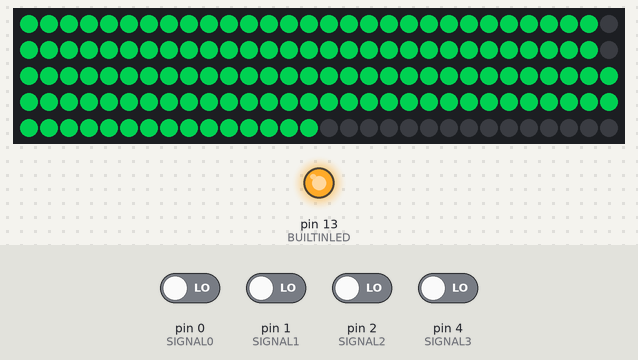
This sketch was run on a simulated Arduino Uno, built with avr-gcc and run on an emulated ATmega328P. Shown: 150 RGB LEDs in strip order, left to right, continuing on the next row, output pins drawn as LEDs (lit = HIGH). The inputs (shaded band) are chosen by the test bench; at power-on: pin 0 (SIGNAL0), pin 1 (SIGNAL1), pin 2 (SIGNAL2), pin 4 (SIGNAL3) LOW. Dim RGB values are drawn brighter than linear; the strip is taken to match the declared colour order.

Above: at 1.2 s.
1.3 s: pin 2 (SIGNAL2) driven HIGH
At 1.63 s:
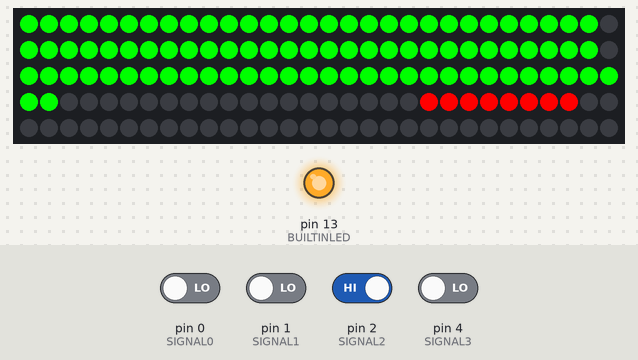
3.6 s: pin 0 (SIGNAL0) driven HIGH
At 3.98 s:
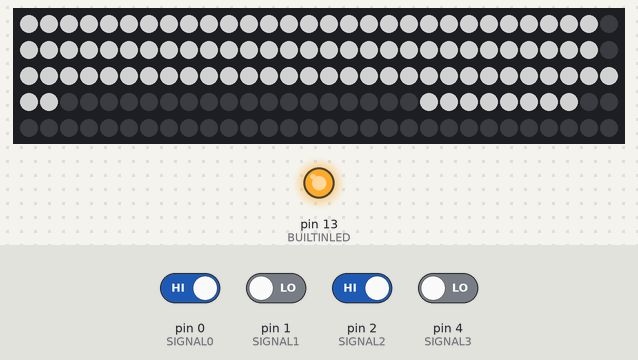
6.0 s: pin 1 (SIGNAL1) driven HIGH
At 6.36 s:
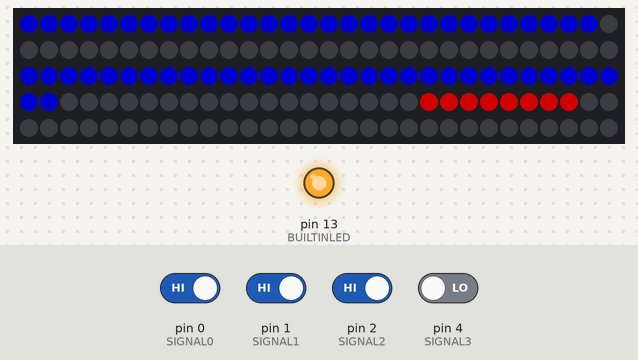
8.4 s: pin 4 (SIGNAL3) driven HIGH
At 8.97 s:
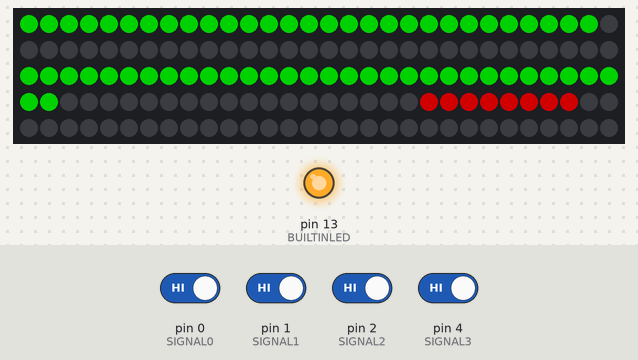
10.1 s: pin 2 (SIGNAL2) driven LOW
At 10.49 s:
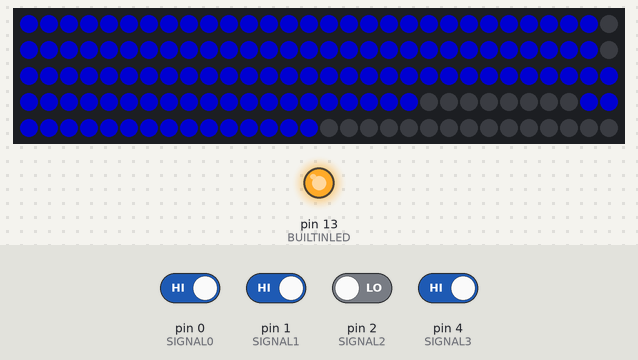
13.1 s: pin 0 (SIGNAL0) driven LOW
Timing chart, 0 to 15.7 s (numbered marks = the images above; inputs shaded):
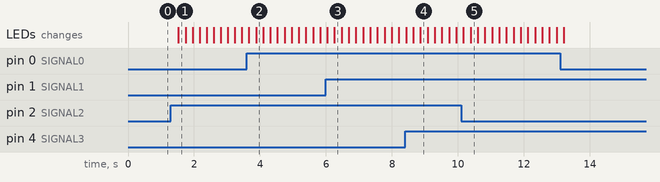

Measured:
- after the input at 1.3 s, the LEDs: change after 0.23 s (image 1)
- after the input at 3.6 s, the LEDs: first differ from a run without the input after 0.28 s (image 2)
- after the input at 6.0 s, the LEDs: first differ from a run without the input after 0.26 s (image 3)
- after the input at 8.4 s, the LEDs: first differ from a run without the input after 0.25 s (image 4 shows a later state)
- after the input at 10.1 s, the LEDs: first differ from a run without the input after 0.28 s (image 5)

The sketch:

SteamworksPrg1.ino
```cpp
/*
 * Steamworks FIRST Robotics Competition (2017)
 * Team 1939 Barstow Kuhnigits Lighting Program
 * Bring Out Your Dead
 *
 * Hardware configuration leverages a Teensy-LC Arduino clone
 * microcontroller.  Commands are sent to the Teensy-LC via
 * three digital signal pins from the a National Instruments
 * RoboRIO controller.  This provides sixteen different program
 * settings.
 */

/*
 * LED Schedule
 *
 * 000-029  - electronics panel
 * 030-059  - climber
 * 060-092  - front panel top
 * 093-109 - climber right
 * 110-119 - camera top
 * 120-135 - climber left
 * 136-139 - camera left
 * 140-146 - camera bottom
 * 147-150 - camera right
 */

// Include Adafruit's NeoPixel library

#include <Adafruit_NeoPixel.h>

// Debug mode (uncomment next line for debug mode)

//#define DEBUG 1

// Test mode (16 color program with no effects)

//#define TEST 1

// Implementation specific settings

#define SIGNAL0      0  // Pin used for first (least significant) command bit
#define SIGNAL1      1  // Pin used for second command bit
#define SIGNAL2      2  // Pin used for third command bit
#define SIGNAL3      4  // Pin used for last (most significant) command bit
#define BUILTINLED  13  // Pin assigned to the built-in LED on the Teensy
#define PIN         17  // Pin to use to talk to the NeoPixel Strip
#define BRIGHTNESS 120  // Default brightness level
#define FULLBRIGHT 255  // Full on
#define NUMPIXELS  150  // Number of pixels in strip
#define FLASHDELAY 200  // Time width of flash (on and off time equal)

// Define standard color patterns (ww gg rr bb)

#define COLOR_BLACK  0x00000000
#define COLOR_RED    0x0000FF00
#define COLOR_ORANGE 0x0046FF00
#define COLOR_YELLOW 0x2394D800
#define COLOR_GREEN  0x00FF0000
#define COLOR_BLUE   0x000000FF
#define COLOR_INDIGO 0x00004141
#define COLOR_VIOLET 0x0000FF64
#define COLOR_PINK   0x0E008C00
#define COLOR_WHITE  0xFF000000

// Constants for fade function

#define FADE_IN  0
#define FADE_OUT 1

// Initialize the NeoPixel library

// Parameter 1 = number of pixels in strip
// Parameter 2 = Arduino pin number (most are valid)
// Parameter 3 = pixel type flags, add together as needed:
//   NEO_KHZ800  800 KHz bitstream (most NeoPixel products w/WS2812 LEDs)
//   NEO_KHZ400  400 KHz (classic 'v1' (not v2) FLORA pixels, WS2811 drivers)
//   NEO_GRB     Pixels are wired for GRB bitstream (most NeoPixel products)
//   NEO_RGB     Pixels are wired for RGB bitstream (v1 FLORA pixels, not v2)
//   NEO_RGBW    Pixels are wired for RGBW bitstream (NeoPixel RGBW products)
Adafruit_NeoPixel pixels = Adafruit_NeoPixel(NUMPIXELS, PIN, NEO_RGBW + NEO_KHZ800);

// Variables

int      command = 0;    // Current command (light program)
int      lastcmd = 0;    // Last command (used to recover from effects that impact all lights
bool     sPin1;          // Boolean values for pin settings
bool     sPin2;
bool     sPin3;
bool     sPin4;
bool     flash = false;  // Flash state (true = on)
int      pixelstate = 0; // Indicates which pixel is activiate in rotation. Changes each round through the event loop.

// Rainbow color definitions

uint32_t colors[] = {
  COLOR_RED,
  COLOR_ORANGE,
  COLOR_YELLOW,
  COLOR_GREEN,
  COLOR_BLUE,
  COLOR_INDIGO,
  COLOR_VIOLET
};

/*
 * Arduino set-up function (called once upon power-up and reset)
 */

void setup() {
  pinMode(BUILTINLED, OUTPUT);
  pinMode(SIGNAL0,    INPUT);
  pinMode(SIGNAL1,    INPUT);
  pinMode(SIGNAL2,    INPUT);
  pinMode(SIGNAL3,    INPUT);
  pixels.setBrightness(BRIGHTNESS);
  pixels.begin();
  pixels.show(); // Initializes all pixels to 'off'
  flash = false;
  pixelstate = 0;
  ledOn();
}

/*
 * getCmd() Helper Function
 *
 * Converts pin settings into commmand
 */

// TODO: Replace getCmd() with a direct read of the digital input ports

int getCmd(bool pin1, bool pin2, bool pin3, bool pin4) {
  if        (!pin1 && !pin2 && !pin3 && !pin4) {
    return 0;
  } else if (!pin1 && !pin2 && !pin3 &&  pin4) {
    return 1;
  } else if (!pin1 && !pin2 &&  pin3 && !pin4) {
    return 2;
  } else if (!pin1 && !pin2 &&  pin3 &&  pin4) {
    return 3;
  } else if (!pin1 &&  pin2 && !pin3 && !pin4) {
    return 4;
  } else if (!pin1 &&  pin2 && !pin3 &&  pin4) {
    return 5;
  } else if (!pin1 &&  pin2 &&  pin3 && !pin4) {
    return 6;
  } else if (!pin1 &&  pin2 &&  pin3 &&  pin4) {
    return 7;
  } else if ( pin1 && !pin2 && !pin3 && !pin4) {
    return 8;
  } else if ( pin1 && !pin2 && !pin3 &&  pin4) {
    return 9;
  } else if ( pin1 && !pin2 &&  pin3 && !pin4) {
    return 10;
  } else if ( pin1 && !pin2 &&  pin3 &&  pin4) {
    return 11;
  } else if ( pin1 &&  pin2 && !pin3 && !pin4) {
    return 12;
  } else if ( pin1 &&  pin2 && !pin3 &&  pin4) {
    return 13;
  } else if ( pin1 &&  pin2 &&  pin3 && !pin4) {
    return 14;
  } else {
    return 15;
  }
  return 1000; // should never hit this
}

/*
 * Arduino event loop
 */

void loop() {

  // Read signal pins on the digital port

  sPin1 = digitalRead(SIGNAL0) == HIGH;
  sPin2 = digitalRead(SIGNAL1) == HIGH;
  sPin3 = digitalRead(SIGNAL2) == HIGH;
  sPin4 = digitalRead(SIGNAL3) == HIGH;

  // Save last command state and get new one

  lastcmd = command;
  command = getCmd(sPin1, sPin2, sPin3, sPin4);

  // Print state to console for diagnostics

#ifdef DEBUG
  Serial.print("Pins: ");
  Serial.print(sPin1 ? "1" : "0");
  Serial.print(sPin2 ? "1" : "0");
  Serial.print(sPin3 ? "1" : "0");
  Serial.print(sPin4 ? "1" : "0");
  Serial.print(", Flash State: ");
  Serial.print((flash) ? "On " : "Off");
  Serial.print(", Pixel State: ");
  Serial.print(pixelstate);
  Serial.print(", Command: ");
  Serial.print(command);
  Serial.print(", Last Command: ");
  Serial.print(lastcmd);
  Serial.println();
  delay(500);
#endif

  // Test mode

#ifdef TEST

  switch (command) {
    case 15:
      allOn((flash) ? COLOR_RED    : COLOR_BLACK);
      flash = !flash;
      delay(FLASHDELAY);
      break;
    case 14:
      allOn((flash) ? COLOR_ORANGE : COLOR_BLACK);
      flash = !flash;
      delay(FLASHDELAY);
      break;
    case 13:
      allOn((flash) ? COLOR_YELLOW : COLOR_BLACK);
      flash = !flash;
      delay(FLASHDELAY);
      break;
    case 12:
      allOn((flash) ? COLOR_GREEN  : COLOR_BLACK);
      flash = !flash;
      delay(FLASHDELAY);
      break;
    case 11:
      allOn((flash) ? COLOR_BLUE   : COLOR_BLACK);
      flash = !flash;
      delay(FLASHDELAY);
      break;
    case 10:
      allOn((flash) ? COLOR_INDIGO : COLOR_BLACK);
      flash = !flash;
      delay(FLASHDELAY);
      break;
    case 9:
      allOn((flash) ? COLOR_VIOLET : COLOR_BLACK);
      flash = !flash;
      delay(FLASHDELAY);
      break;
    case 8:
      allOn((flash) ? COLOR_WHITE  : COLOR_BLACK);
      flash = !flash;
      delay(FLASHDELAY);
      break;
    case 7:
      allOn(COLOR_RED);
      break;
    case 6:
      allOn(COLOR_ORANGE);
      break;
    case 5:
      allOn(COLOR_YELLOW);
      break;
    case 4:
      allOn(COLOR_GREEN);
      break;
    case 3:
      allOn(COLOR_BLUE);
      break;
    case 2:
      allOn(COLOR_INDIGO);
      break;
    case 1:
      allOn(COLOR_VIOLET);
      break;
    case 0:
      allOn(COLOR_WHITE);
      break;
  }
  setCamera(COLOR_GREEN);
  setGear(COLOR_BLACK);
  pixels.show();

#else

  // Real mode

  // If last command state was a full effect, i.e. used all the LEDs, then
  // recover from that state.  This is another hack and a way to handle the
  // shield without implementing an LED map.
  // TODO: Implement this in a better way

  resetStrip();

  // Display the selected program

  setGear(COLOR_BLACK);
  switch (command) {
    case 0: // Not enabled
      pixels.setBrightness(BRIGHTNESS);
      allOn(COLOR_VIOLET);
      setCamera(COLOR_BLACK);
      setGear(COLOR_VIOLET);
      setCameraTop(COLOR_VIOLET);
      break;
    case 1: // Not used
      pixels.setBrightness(BRIGHTNESS);
      rainbow();
      break;
    case 2: // Auton (Red Alliance)
      pixels.setBrightness(FULLBRIGHT);
      allOn((flash) ? COLOR_YELLOW : COLOR_RED);
      setCamera(COLOR_GREEN);
      setGear(COLOR_BLACK);
      flash = !flash;
      delay(FLASHDELAY);
      break;
    case 3: // Auton (Blue Alliance)
      pixels.setBrightness(FULLBRIGHT);
      allOn((flash) ? COLOR_YELLOW : COLOR_BLUE);
      setCamera(COLOR_GREEN);
      setGear(COLOR_BLACK);
      flash = !flash;
      delay(FLASHDELAY);
      break;
    case 4: // Driving (Red Alliance)
      pixels.setBrightness(BRIGHTNESS);
      allOn(COLOR_RED);
      setCamera(COLOR_BLACK);
      setCameraTop(COLOR_RED);
      setGear(COLOR_RED);
      break;
    case 5: // Driving (Blue Alliance)
      pixels.setBrightness(BRIGHTNESS);
      allOn(COLOR_BLUE);
      setCamera(COLOR_BLACK);
      setCameraTop(COLOR_BLUE);
      setGear(COLOR_BLUE);
      break;
    case 6: // Gear in posession (Red Alliance)
      pixels.setBrightness(FULLBRIGHT);
      allOn(COLOR_RED);
      setCamera(COLOR_GREEN);
      setClimber((flash) ? COLOR_RED : COLOR_BLACK);
      flash = !flash;
      delay(FLASHDELAY);
      break;
    case 7: // Gear in possession (Blue Alliance)
      pixels.setBrightness(FULLBRIGHT);
      allOn(COLOR_BLUE);
      setCamera(COLOR_GREEN);
      setClimber((flash) ? COLOR_BLUE : COLOR_BLACK);
      flash = !flash;
      delay(FLASHDELAY);
      break;
    case 8: // Gear aligned (limit switch activated) (Red Alliance)
      pixels.setBrightness(FULLBRIGHT);
      allOn(COLOR_RED);
      setCamera(COLOR_GREEN);
      setClimber((flash) ? COLOR_GREEN : COLOR_BLACK);
      flash = !flash;
      delay(FLASHDELAY);
      break;
    case 9: // Gear aligned (limit switch activated) (Blue Alliance)
      pixels.setBrightness(FULLBRIGHT);
      allOn(COLOR_BLUE);
      setCamera(COLOR_GREEN);
      setClimber((flash) ? COLOR_GREEN : COLOR_BLACK);
      flash = !flash;
      delay(FLASHDELAY);
      break;
    case 10: // Climbing (Red Alliance)
      pixels.setBrightness(BRIGHTNESS);
      allOn((flash) ? COLOR_WHITE : COLOR_BLACK);
      setCamera((flash) ? COLOR_WHITE : COLOR_BLACK);
      flash = !flash;
      delay(FLASHDELAY);
      break;
    case 11: // Climbing (Blue Alliance)
      pixels.setBrightness(BRIGHTNESS);
      allOn((flash) ? COLOR_WHITE : COLOR_BLACK);
      setCamera((flash) ? COLOR_WHITE : COLOR_BLACK);
      flash = !flash;
      delay(FLASHDELAY);
      break;
    case 12: // Want fuel (Red Alliance)
      pixels.setBrightness(BRIGHTNESS);
      allOn((flash) ? COLOR_RED : COLOR_BLACK);
      setCamera(COLOR_BLACK);
      setGear((flash) ? COLOR_RED : COLOR_BLACK);
      flash = !flash;
      delay(FLASHDELAY);
      break;
    case 13: // Want fuel (Blue Alliance)
      pixels.setBrightness(BRIGHTNESS);
      allOn((flash) ? COLOR_BLUE : COLOR_BLACK);
      setCamera(COLOR_BLACK);
      setGear((flash) ? COLOR_BLUE : COLOR_BLACK);
      flash = !flash;
      delay(FLASHDELAY);
      break;
    case 14: // Gear and fuel releasing (Blue Alliance)
      pixels.setBrightness(BRIGHTNESS);
      allOn(COLOR_BLUE);
      setCamera(COLOR_GREEN);
      setClimber((flash) ? COLOR_BLUE : COLOR_BLACK);
      flash = !flash;
      delay(FLASHDELAY);
      break;
    case 15: // Gear and fuel releasing (Red Alliance)
      pixels.setBrightness(BRIGHTNESS);
      allOn(COLOR_RED);
      setCamera(COLOR_GREEN);
      setClimber((flash) ? COLOR_RED : COLOR_BLACK);
      flash = !flash;
      delay(FLASHDELAY);
      break;
  }
  pixels.show();

#endif

  // Increment pixel state. Adjust back to zero when appropriate

  pixelstate++;
  if (pixelstate >= 135)
    pixelstate = 0;

}

/*
 * setAPixel() - Set pixel command
 */

void setAPixel(uint16_t pixel, uint32_t color) {
  setAPixel(pixel, color, BRIGHTNESS);
}

void setAPixel(uint16_t pixel, uint32_t color, uint8_t level) {
  pixels.setPixelColor(pixel, color);
}

/*
 * allOn() - Sets all pixels to a specified color
 */

void allOn(uint32_t color) {
  setControlPanel(color);
  setClimber(color);
  setFrontPanel(color);
}

/*
 * resetStrip()
 *
 * Reset all pixels in the strip to black (i.e. off)
 */

void resetStrip() {
    allOn(COLOR_BLACK);
    setCamera(COLOR_BLACK);
}

/*
 * rainbow()
 *
 * Generate a rainbow chase light effect
 */

void rainbow() {
  for (int pixel = 0; pixel < 135; pixel++)
    setAPixel(pixel, colors[(int)((float)pixel + pixelstate / 7.25) % 7 ]);
}

/*
 * loopAround()
 *
 * Loop around the strip once with a specified color
 */

void loopAround(uint32_t color) {
    const int modeDelay = 10;
    if (pixelstate == 0)
      setAPixel(135, COLOR_BLACK);
    if (pixelstate > 0)
      setAPixel(pixelstate - 1, COLOR_BLACK);
    setAPixel(pixelstate, color);
    delay(modeDelay);
}

/*
 * Turn on built-in LED
 */

void ledOn() {
  digitalWrite(BUILTINLED, HIGH);
}

/*
 * Turn off built-in LED
 */

void ledOff() {
  digitalWrite(BUILTINLED, LOW);
}

// * 000-029  - electronics panel

void setControlPanel(uint32_t color) {
  setPixelRange(color, 0, 29);
}

// * 030-059  - climber

void setClimber(uint32_t color) {
  setPixelRange(color, 30, 59);
}

// * 060-092  - front panel top

void setFrontPanel(uint32_t color) {
  setPixelRange(color, 60, 92);
}

// * 093-109 - gear right
// * 120-134 - gear left

void setGear(uint32_t color) {
  setPixelRange(color,  92, 110);
  setPixelRange(color, 118, 135);
}

// * 110-119 - camera top

void setCameraTop(uint32_t color) {
  setPixelRange(color, 110, 118);
}

// * 135-138 - camera left

void setCameraLeft(uint32_t color) {
  setPixelRange(COLOR_BLACK, 135, 139);
}

// * 139-145 - camera bottom

void setCameraBottom(uint32_t color) {
  setPixelRange(COLOR_BLACK, 139, 146);
}

// * 146-149 - camera right

void setCameraRight(uint32_t color) {
  setPixelRange(COLOR_BLACK, 146, 150);
}

// Set a range of pixels

void setPixelRange(uint32_t color, uint8_t first, uint8_t last) {
  for (int pixel = first; pixel < last; pixel++)
    setAPixel(pixel, color, BRIGHTNESS);
}

/*
 * setCamera() - set the color of the pixels lighting the camera
 */

void setCamera(uint32_t color) {
  setCameraTop(color);
  setCameraLeft(color);
  setCameraBottom(color);
  setCameraRight(color);
}
```
